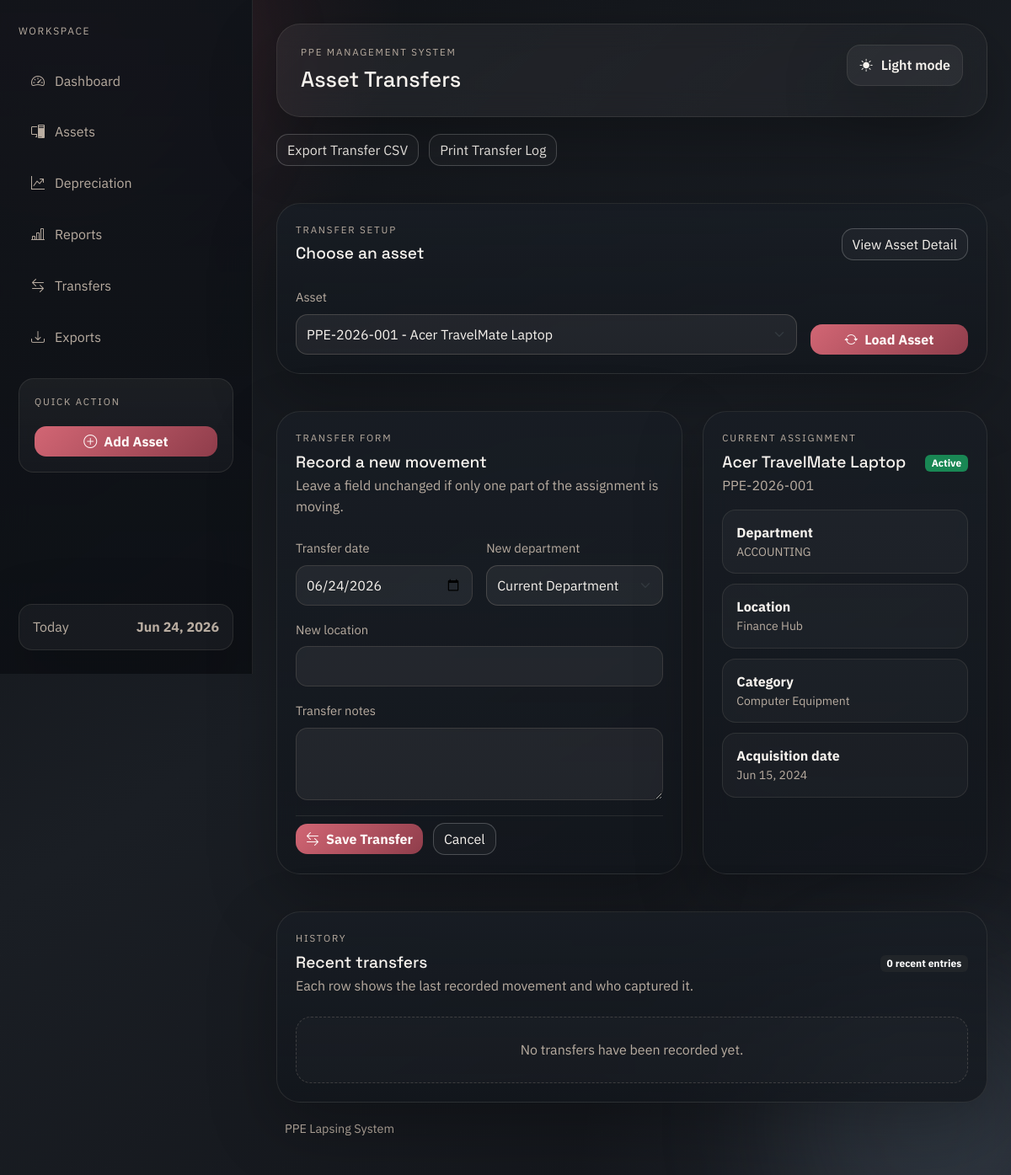
The page /transfers.php on the database its author committed.
### tables this page shows
CREATE TABLE IF NOT EXISTS assets (
    asset_id INT AUTO_INCREMENT PRIMARY KEY,
    asset_code VARCHAR(50) NOT NULL UNIQUE,
    asset_name VARCHAR(150) NOT NULL,
    category_id INT NULL,
    department_id INT NULL,
    acquisition_date DATE NOT NULL,
    acquisition_cost DECIMAL(15,2) NOT NULL,
    additional_amount DECIMAL(15,2) DEFAULT 0,
    salvage_value DECIMAL(15,2) DEFAULT 0,
    useful_life INT NOT NULL,
    depreciation_method VARCHAR(50) DEFAULT 'Straight-line',
    location VARCHAR(150) DEFAULT NULL,
    status ENUM('Active', 'Disposed', 'Fully Depreciated') DEFAULT 'Active',
    remarks TEXT DEFAULT NULL,
    created_at TIMESTAMP DEFAULT CURRENT_TIMESTAMP,
    INDEX idx_assets_status (status),
    INDEX idx_assets_category (category_id),
    INDEX idx_assets_department (department_id),
    CONSTRAINT fk_assets_category
        FOREIGN KEY (category_id) REFERENCES categories(category_id),
    CONSTRAINT fk_assets_department
        FOREIGN KEY (department_id) REFERENCES departments(department_id)
);

CREATE TABLE IF NOT EXISTS departments (
    department_id INT AUTO_INCREMENT PRIMARY KEY,
    department_name VARCHAR(100) NOT NULL,
    UNIQUE KEY uq_department_name (department_name)
);

CREATE TABLE IF NOT EXISTS categories (
    category_id INT AUTO_INCREMENT PRIMARY KEY,
    category_name VARCHAR(100) NOT NULL,
    UNIQUE KEY uq_category_name (category_name)
);

### depreciation_function.php (called while the page is built, shortened)
<?php
function fetch_asset_lookup(PDO $pdo): array
{
    $statement = $pdo->query('SELECT asset_id, asset_code, asset_name, location FROM assets ORDER BY asset_name, asset_code');
    return $statement->fetchAll() ?: [];
}
function fetch_asset_by_id(PDO $pdo, int $assetId): ?array
{
    $statement = $pdo->prepare(
        'SELECT a.*, c.category_name, d.department_name
         FROM assets a
         LEFT JOIN categories c ON c.category_id = a.category_id
         LEFT JOIN departments d ON d.department_id = a.department_id
         WHERE a.asset_id = :asset_id
         LIMIT 1'
    );
    $statement->execute(['asset_id' => $assetId]);
    $asset = $statement->fetch();
    return $asset ?: null;
}

### helpers.php (called while the page is built, shortened)
<?php
function e(string|null|int|float $value): string
{
    return htmlspecialchars((string) $value, ENT_QUOTES, 'UTF-8');
}
function base_url(string $path = ''): string
{
    $path = ltrim($path, '/');
    return (BASE_URL === '' ? '' : BASE_URL) . '/' . $path;
}
function format_date(?string $date, string $format = 'M d, Y'): string
{
    $timestamp = strtotime($date);
    return $timestamp ? date($format, $timestamp) : 'Invalid date';
}
function status_badge_class(string $status): string
{
    return match ($status) {
        'Active' => 'text-bg-success',
        'Disposed' => 'text-bg-secondary',
        'Fully Depreciated' => 'text-bg-warning',
        default => 'text-bg-light',
    };
}
function request_value(string $key, mixed $default = ''): mixed
{
    return $_POST[$key] ?? $_GET[$key] ?? $default;
}
function selected_if(mixed $left, mixed $right): string
{
    return (string) $left === (string) $right ? 'selected' : '';
}

### asset_workflow.php (called while the page is built, shortened)
<?php
function asset_department_label(array $asset): string
{
    $department = trim((string) ($asset['department_name'] ?? ''));
    return $department === '' ? 'Unassigned' : $department;
}
function asset_location_label(?string $location): string
{
    $value = trim((string) $location);
    return $value === '' ? 'Not specified' : $value;
}
function normalize_transfer_payload(array $input): array
{
    return [
        'asset_id' => (int) ($input['asset_id'] ?? 0),
        'transfer_date' => trim((string) ($input['transfer_date'] ?? date('Y-m-d'))),
        'to_department_id' => ($input['to_department_id'] ?? '') !== '' ? (int) $input['to_department_id'] : null,
        'to_location' => trim((string) ($input['to_location'] ?? '')),
        'notes' => trim((string) ($input['notes'] ?? '')),
    ];
}
function fetch_asset_transfers(PDO $pdo, ?int $assetId = null, ?int $limit = null): array
{
    $sql = 'SELECT t.*, a.asset_code, a.asset_name,
                   fd.department_name AS from_department_name,
                   td.department_name AS to_department_name,
                   u.full_name AS transferred_by_name
            FROM asset_transfers t
            INNER JOIN assets a ON a.asset_id = t.asset_id
            LEFT JOIN departments fd ON fd.department_id = t.from_department_id
            LEFT JOIN departments td ON td.department_id = t.to_department_id
            LEFT JOIN users u ON u.user_id = t.transferred_by_user_id';
    $params = [];
    $sql .= ' ORDER BY t.transfer_date DESC, t.transfer_id DESC';
    if ($limit !== null && $limit > 0) {
        $sql .= ' LIMIT ' . (int) $limit;
    }
    $statement = $pdo->prepare($sql);
    $statement->execute($params);
    return $statement->fetchAll() ?: [];
}

### transfers.php (the view, shortened to what this page needs)
<?php
$pdo = db();
$assetLookup = fetch_asset_lookup($pdo);
$selectedAssetId = (int) request_value('asset_id', $assetLookup[0]['asset_id'] ?? 0);
$selectedAsset = $selectedAssetId > 0 ? fetch_asset_by_id($pdo, $selectedAssetId) : null;
$form = normalize_transfer_payload([
    'asset_id' => $selectedAssetId,
    'transfer_date' => date('Y-m-d'),
]);
$recentTransfers = fetch_asset_transfers($pdo, null, 15);
require_once APP_ROOT . '/includes/header.php';
?>
<?php if ($assetLookup === []): ?>
    <section class="shell-card">
        <div class="empty-state">
            <h2 class="section-title mb-2">No assets are available for transfer</h2>
            <a class="btn btn-outline-light" href="<?= e(base_url('modules/assets.php')) ?>">Open asset register</a>
        </div>
    </section>
<?php else: ?>
    <div class="page-actions mb-4">
        <a class="btn btn-outline-light" href="<?= e(base_url('modules/export.php?type=transfers')) ?>">Export Transfer CSV</a>
        <a class="btn btn-outline-light" href="<?= e(base_url('modules/print_view.php?type=transfers')) ?>" target="_blank" rel="noopener">Print Transfer Log</a>
    </div>
    <section class="shell-card mb-4">
        <div class="d-flex justify-content-between align-items-center mb-4">
            <div>
                <p class="eyebrow mb-2">Transfer setup</p>
                <h2 class="section-title mb-1">Choose an asset</h2>
            </div>
            <?php if ($selectedAsset): ?>
                <a class="btn btn-outline-light" href="<?= e(base_url('modules/view_asset.php?asset_id=' . $selectedAsset['asset_id'])) ?>">View Asset Detail</a>
            <?php endif; ?>
        </div>
        <form method="get" class="row g-3 align-items-end">
            <div class="col-lg-9">
                <label class="form-label" for="asset_id">Asset</label>
                <select class="form-select" id="asset_id" name="asset_id">
                    <?php foreach ($assetLookup as $assetOption): ?>
                        <option value="<?= e((string) $assetOption['asset_id']) ?>" <?= selected_if($selectedAssetId, $assetOption['asset_id']) ?>>
                            <?= e($assetOption['asset_code'] . ' - ' . $assetOption['asset_name']) ?>
                        </option>
                    <?php endforeach; ?>
                </select>
            </div>
            <div class="col-lg-3">
                <button class="btn btn-primary w-100" type="submit">
                    <i class="bi bi-arrow-repeat me-2"></i>Load Asset
                </button>
            </div>
        </form>
    </section>
    <?php if ($selectedAsset): ?>
        <div class="row g-4 mb-4">
            <div class="col-lg-7">
                <section class="shell-card h-100">
                    <div class="mb-4">
                        <p class="eyebrow mb-2">Transfer form</p>
                        <h2 class="section-title mb-1">Record a new movement</h2>
                        <p class="section-copy mb-0">Leave a field unchanged if only one part of the assignment is moving.</p>
                    </div>
                    <form method="post" class="stack-gap">
                        <div class="row g-3">
                            <div class="col-md-6">
                                <label class="form-label" for="transfer_date">Transfer date</label>
                                <input class="form-control" id="transfer_date" name="transfer_date" type="date" value="<?= e((string) $form['transfer_date']) ?>" required>
                            </div>
                            <div class="col-md-6">
                                <label class="form-label" for="to_department_id">New department</label>
                                <select class="form-select" id="to_department_id" name="to_department_id">
                                    <option value="">Current Department</option>
                                </select>
                            </div>
                            <div class="col-12">
                                <label class="form-label" for="to_location">New location</label>
                                <input
                                    class="form-control"
                                    id="to_location"
                                    name="to_location"
                                    value="<?= e((string) ($form['to_location'] ?? '')) ?>"
                                    placeholder=""
                                >
                            </div>
                            <div class="col-12">
                                <label class="form-label" for="notes">Transfer notes</label>
                                <textarea class="form-control" id="notes" name="notes" rows="3" placeholder=""><?= e((string) ($form['notes'] ?? '')) ?></textarea>
                            </div>
                        </div>
                        <div class="form-actions">
                            <button class="btn btn-primary" type="submit">
                                <i class="bi bi-arrow-left-right me-2"></i>Save Transfer
                            </button>
                            <a class="btn btn-outline-light" href="<?= e(base_url('modules/view_asset.php?asset_id=' . $selectedAsset['asset_id'])) ?>">Cancel</a>
                        </div>
                    </form>
                </section>
            </div>
            <div class="col-lg-5">
                <section class="shell-card h-100">
                    <div class="d-flex justify-content-between align-items-center mb-3">
                        <div>
                            <p class="eyebrow mb-2">Current assignment</p>
                            <h2 class="section-title mb-1"><?= e($selectedAsset['asset_name']) ?></h2>
                            <p class="section-copy mb-0"><?= e($selectedAsset['asset_code']) ?></p>
                        </div>
                        <span class="badge <?= e(status_badge_class((string) $selectedAsset['status'])) ?>"><?= e($selectedAsset['status']) ?></span>
                    </div>
                    <div class="list-panel">
                        <div class="list-row">
                            <strong>Department</strong>
                            <p class="text-soft small mb-0"><?= e(asset_department_label($selectedAsset)) ?></p>
                        </div>
                        <div class="list-row">
                            <strong>Location</strong>
                            <p class="text-soft small mb-0"><?= e(asset_location_label((string) ($selectedAsset['location'] ?? ''))) ?></p>
                        </div>
                        <div class="list-row">
                            <strong>Category</strong>
                            <p class="text-soft small mb-0"><?= e((string) ($selectedAsset['category_name'] ?? 'Uncategorized')) ?></p>
                        </div>
                        <div class="list-row">
                            <strong>Acquisition date</strong>
                            <p class="text-soft small mb-0"><?= e(format_date((string) $selectedAsset['acquisition_date'])) ?></p>
                        </div>
                    </div>
                </section>
            </div>
        </div>
    <?php endif; ?>
    <section class="shell-card">
        <div class="d-flex justify-content-between align-items-center mb-4">
            <div>
                <p class="eyebrow mb-2">History</p>
                <h2 class="section-title mb-1">Recent transfers</h2>
                <p class="section-copy mb-0">Each row shows the last recorded movement and who captured it.</p>
            </div>
            <span class="badge text-bg-dark"><?= e((string) count($recentTransfers)) ?> recent entries</span>
        </div>
        <?php if ($recentTransfers === []): ?>
            <div class="empty-state">No transfers have been recorded yet.</div>
        <?php endif; ?>
    </section>
<?php endif; ?>
<?php require_once APP_ROOT . '/includes/footer.php'; ?>

### app.css (style rules this page uses)
:root { --bg-950: #111317; --bg-900: #1a1e24; --bg-850: rgba(26, 30, 36, 0.86); --panel-900: rgba(18, 22, 28, 0.78); --panel-800: rgba(24, 29, 36, 0.9); --panel-700: rgba(31, 37, 46, 0.92); --line-soft: rgba(199, 186, 172, 0.12); --line-strong: rgba(199, 186, 172, 0.22); --text-main: #f7f3ee; --text-soft: #b9ada1; --accent: #c55362; --accent-2: #c89a63; --accent-cool: #7d93ac; --danger: #da7d88; --success: #7bcf9e; --focus-ring: rgba(197, 83, 98, 0.18); --radius-xl: 28px; --radius-lg: 20px; --radius-md: 14px; --shadow-soft: 0 28px 80px rgba(0, 0, 0, 0.26); }
* { box-sizing: border-box; }
body { min-height: 100vh; color: var(--text-main); background: radial-gradient(circle at top left, rgba(197, 83, 98, 0.18), transparent 26%), radial-gradient(circle at bottom right, rgba(125, 147, 172, 0.14), transparent 28%), linear-gradient(145deg, #101216 0%, #1a1e24 48%, #121419 100%); font-family: 'IBM Plex Sans', sans-serif; line-height: 1.55; position: relative; }
a { color: inherit; }
.dashboard-body, .auth-body { overflow-x: hidden; }
.brand-block, .topbar, .shell-card, .sidebar-note, .auth-card, .hero-panel { border: 1px solid var(--line-soft); box-shadow: var(--shadow-soft); }
.brand-kicker, .eyebrow { text-transform: uppercase; letter-spacing: 0.16em; font-size: 0.72rem; color: var(--text-soft); }
.shell-card, .glass-card, .table-card, .metric-card, .auth-card, .hero-panel { background: linear-gradient(180deg, var(--panel-800), var(--panel-900)); border-radius: var(--radius-xl); backdrop-filter: blur(14px); }
.shell-card { transition: border-color 0.18s ease, transform 0.18s ease; }
.shell-card, .glass-card, .table-card { padding: 22px; }
.section-title { font-family: 'Space Grotesk', sans-serif; font-size: 1.2rem; }
.section-copy { color: var(--text-soft); max-width: 62ch; }
.page-actions, .stack-inline { display: flex; flex-wrap: wrap; gap: 12px; align-items: center; }
.muted-copy, .text-soft { color: var(--text-soft); }
.form-control, .form-select, .form-control:focus, .form-select:focus, .form-control[readonly] { background-color: rgba(255, 255, 255, 0.06); border-color: var(--line-strong); color: var(--text-main); border-radius: 14px; box-shadow: none; min-height: 48px; transition: border-color 0.18s ease, background-color 0.18s ease, box-shadow 0.18s ease; }
textarea.form-control { min-height: auto; }
.form-select option, .form-select optgroup { color: #08131d; background-color: #f6fbff; }
.form-control::placeholder { color: rgba(255, 255, 255, 0.45); }
.form-label { color: var(--text-soft); font-size: 0.92rem; }
.form-actions { padding-top: 8px; border-top: 1px solid var(--line-soft); display: flex; flex-wrap: wrap; gap: 12px; align-items: center; }
.btn { border-radius: 14px; transition: transform 0.18s ease, background-color 0.18s ease, border-color 0.18s ease; }
.btn-primary { background: linear-gradient(135deg, #d26674, #8f3d4b); border: none; color: #fff8f7; font-weight: 700; }
.btn-outline-light { border-color: rgba(255, 255, 255, 0.22); color: var(--text-main); background: rgba(255, 255, 255, 0.03); }
.list-panel { display: grid; gap: 12px; }
.list-row { padding: 14px 16px; border: 1px solid var(--line-soft); border-radius: 16px; background: rgba(255, 255, 255, 0.03); }
.empty-state { padding: 26px; border: 1px dashed var(--line-strong); border-radius: 18px; text-align: center; color: var(--text-soft); background: rgba(255, 255, 255, 0.02); }
.stack-gap { display: grid; gap: 18px; }

### rows shown on the page
assets: transfer_date "06/24/2026", asset_name "Acer TravelMate Laptop", asset_code "PPE-2026-001", status "Active", department.department_name "ACCOUNTING", location "Finance Hub", category.category_name "Computer Equipment", acquisition_date "Jun 15, 2024"

### other values the page prints
$item['label'] "Dashboard"
$item['label'] "Assets"
$item['label'] "Depreciation"
$item['label'] "Reports"
$item['label'] "Transfers"
$item['label'] "Exports"
$pageHeading "Asset Transfers"
count($recentTransfers) "0"
APP_NAME "PPE Lapsing System"
form field asset_id "PPE-2026-001 - Acer TravelMate Laptop"
